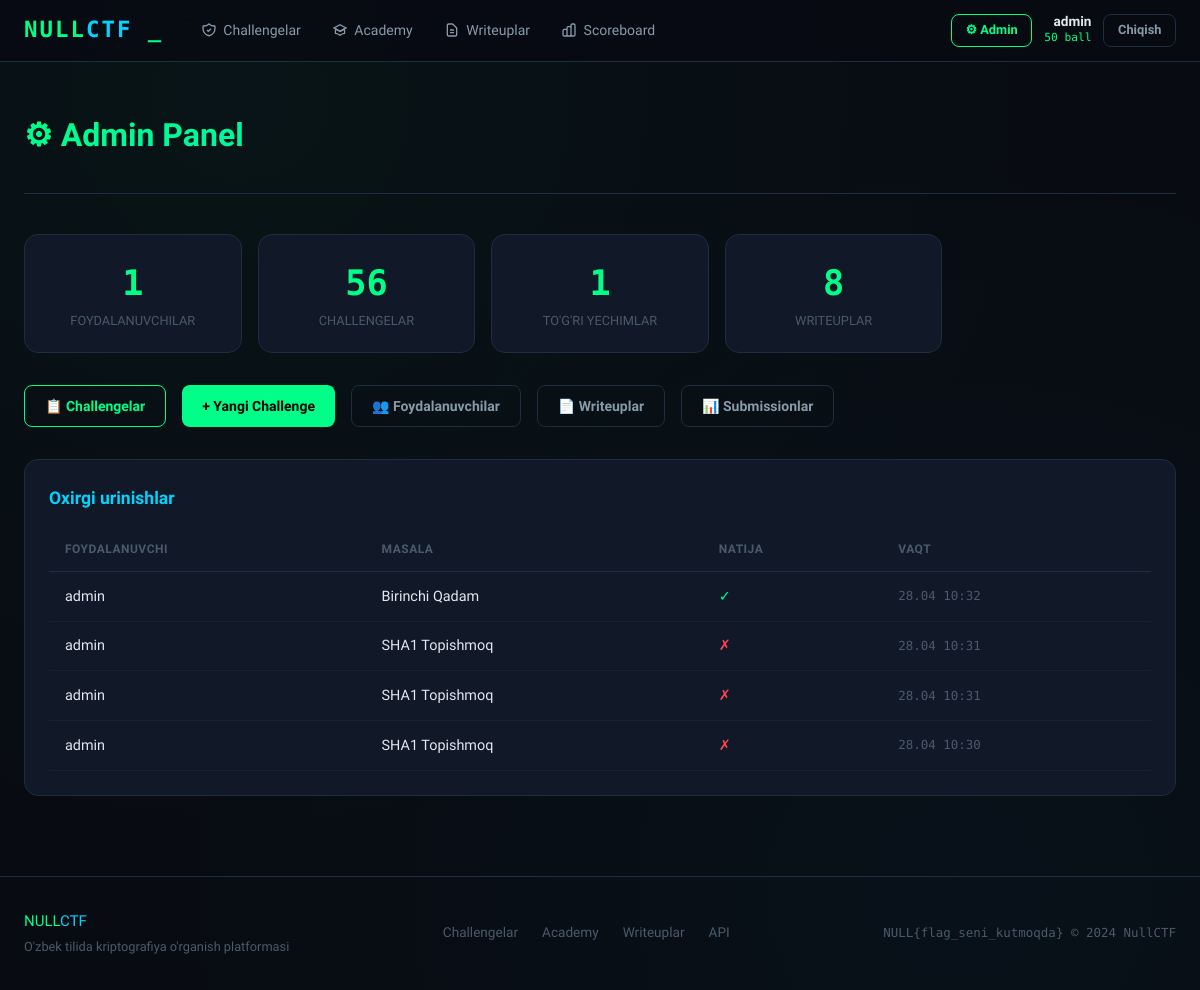
Page /admin/ (signed in) on the earlier database version.
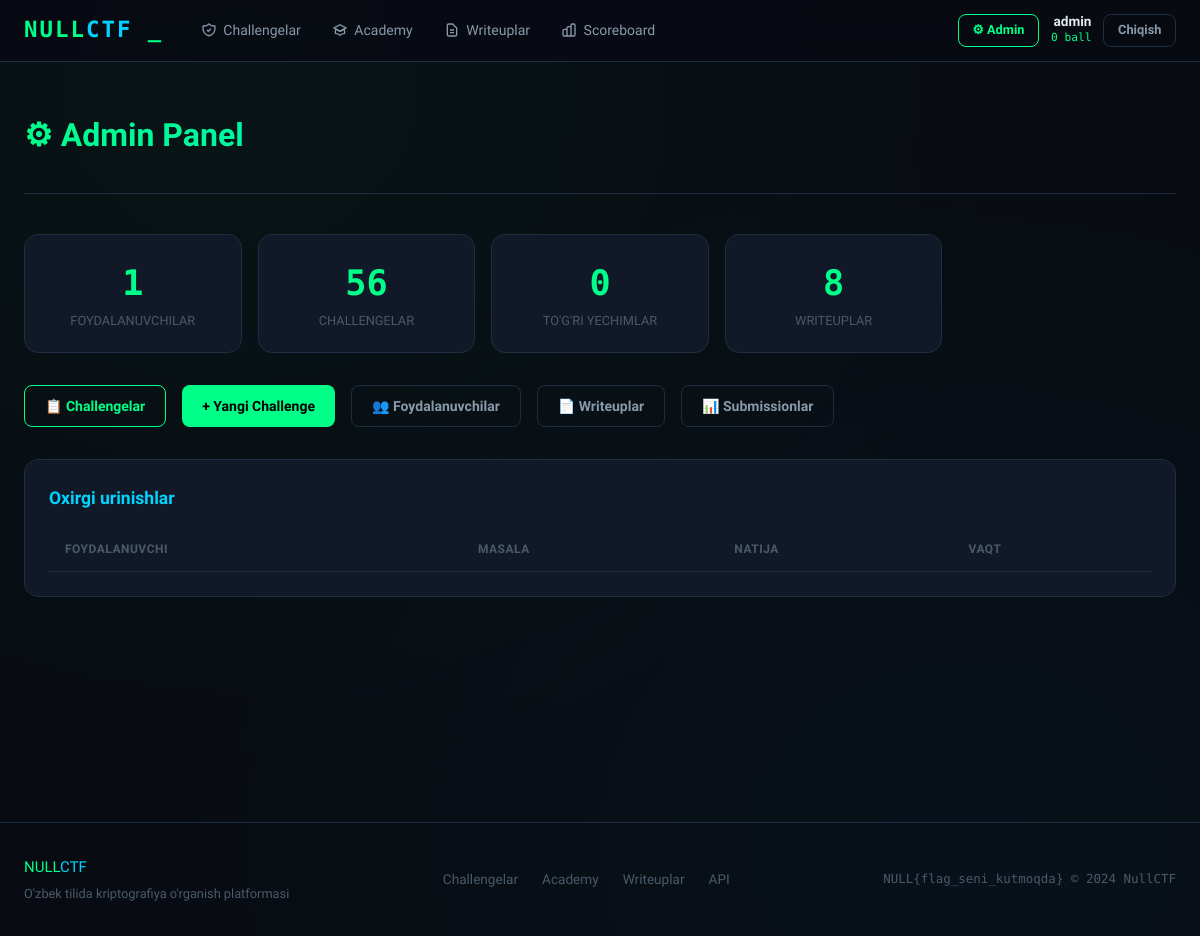
Same page on the later database version.
### backend/models/database.py (models this page shows, shortened)
class User(UserMixin, db.Model):
    __tablename__ = 'users'
    id            = db.Column(db.Integer, primary_key=True)
    username      = db.Column(db.String(50), unique=True, nullable=False)
    email         = db.Column(db.String(120), unique=True, nullable=False)
    password_hash = db.Column(db.String(256), nullable=False)
    score         = db.Column(db.Integer, default=0)
    is_admin      = db.Column(db.Boolean, default=False)
    created_at    = db.Column(db.DateTime, default=datetime.utcnow)
    submissions = db.relationship('Submission', backref='user', lazy='dynamic')

class Submission(db.Model):
    __tablename__ = 'submissions'
    id           = db.Column(db.Integer, primary_key=True)
    user_id      = db.Column(db.Integer, db.ForeignKey('users.id'), nullable=False)
    challenge_id = db.Column(db.Integer, db.ForeignKey('challenges.id'), nullable=False)
    flag_attempt = db.Column(db.String(300), nullable=False)
    correct      = db.Column(db.Boolean, default=False)
    submitted_at = db.Column(db.DateTime, default=datetime.utcnow)

class Challenge(db.Model):
    __tablename__ = 'challenges'
    id          = db.Column(db.Integer, primary_key=True)
    title       = db.Column(db.String(200), nullable=False)
    description = db.Column(db.Text, nullable=False)
    category    = db.Column(db.String(50), nullable=False)   # RSA, XOR, AES, ...
    difficulty  = db.Column(db.String(20), nullable=False)   # oson, o'rta, qiyin
    points      = db.Column(db.Integer, default=100)
    flag        = db.Column(db.String(300), nullable=False)  # NULL{...}
    hint        = db.Column(db.Text)
    attachment  = db.Column(db.String(300))                  # fayl yo'li (ixtiyoriy)
    is_active   = db.Column(db.Boolean, default=True)
    created_at  = db.Column(db.DateTime, default=datetime.utcnow)
    submissions = db.relationship('Submission', backref='challenge', lazy='dynamic')
    writeups    = db.relationship('Writeup', backref='challenge', lazy='dynamic')

### backend/routes/admin.py (the view)
@admin_bp.route('/')
@admin_required
def dashboard():
    stats = {
        'users': User.query.count(),
        'challenges': Challenge.query.count(),
        'submissions': Submission.query.count(),
        'correct': Submission.query.filter_by(correct=True).count(),
        'writeups': Writeup.query.count(),
    }
    recent_subs = (Submission.query
                   .order_by(Submission.submitted_at.desc())
                   .limit(20).all())
    return render_template('admin/dashboard.html', stats=stats, recent_subs=recent_subs)

### backend/routes/admin.py (called while the page is built)
def admin_required(f):
    @wraps(f)
    @login_required
    def decorated(*args, **kwargs):
        if not current_user.is_admin:
            flash('Ruxsat yo\'q.', 'danger')
            return redirect(url_for('challenges.index'))
        return f(*args, **kwargs)
    return decorated

### frontend/templates/admin/dashboard.html (shortened to what this page needs)
{% extends 'base.html' %}
{% block content %}
<div class="container">
  <div class="page-header">
    <h1 class="page-title">⚙ Admin Panel</h1>
  </div>
  <div class="admin-grid">
    <div class="stat-card">
      <div class="s-num">{{ stats.users }}</div>
      <div class="s-label">Foydalanuvchilar</div>
    </div>
    <div class="stat-card">
      <div class="s-num">{{ stats.challenges }}</div>
      <div class="s-label">Challengelar</div>
    </div>
    <div class="stat-card">
      <div class="s-num">{{ stats.correct }}</div>
      <div class="s-label">To'g'ri yechimlar</div>
    </div>
    <div class="stat-card">
      <div class="s-num">{{ stats.writeups }}</div>
      <div class="s-label">Writeuplar</div>
    </div>
  </div>
  <div style="display:flex; gap:1rem; flex-wrap:wrap; margin-bottom:2rem;">
    <a href="{{ url_for('admin.challenges') }}" class="btn btn-outline">📋 Challengelar</a>
    <a href="{{ url_for('admin.new_challenge') }}" class="btn btn-primary">+ Yangi Challenge</a>
    <a href="{{ url_for('admin.users') }}" class="btn btn-ghost">👥 Foydalanuvchilar</a>
    <a href="{{ url_for('admin.writeups') }}" class="btn btn-ghost">📄 Writeuplar</a>
    <a href="{{ url_for('admin.submissions') }}" class="btn btn-ghost">📊 Submissionlar</a>
  </div>
  <div class="card">
    <h3 style="color:var(--cyan); margin-bottom:1rem;">Oxirgi urinishlar</h3>
    <div class="table-wrap">
      <table class="table">
        <thead>
          <tr><th>Foydalanuvchi</th><th>Masala</th><th>Natija</th><th>Vaqt</th></tr>
        </thead>
        <tbody>
          {% for sub in recent_subs %}
          <tr>
            <td>{{ sub.user.username }}</td>
            <td>{{ sub.challenge.title }}</td>
            <td>{% if sub.correct %}<span style="color:var(--green);">✓</span>{% else %}<span style="color:var(--red);">✗</span>{% endif %}</td>
            <td style="font-family:var(--mono); font-size:.78rem; color:var(--text-muted);">
              {{ sub.submitted_at.strftime('%d.%m %H:%M') }}
            </td>
          </tr>
          {% endfor %}
        </tbody>
      </table>
    </div>
  </div>
</div>
{% endblock %}

### frontend/templates/base.html (shortened to what this page needs)
<!DOCTYPE html>
<html lang="uz">
<head>
  <link rel="stylesheet" href="{{ url_for('static', filename='css/main.css') }}">
</head>
<body>
<nav class="navbar">
  <div class="nav-inner">
    <a href="{{ url_for('challenges.index') }}" class="nav-brand">
      <span class="brand-null">NULL</span><span class="brand-ctf">CTF</span>
      <span class="brand-cursor">_</span>
    </a>
    <div class="nav-links">
      <a href="{{ url_for('challenges.challenges_list') }}" class="nav-link {% if request.endpoint and 'challenge' in request.endpoint %}active{% endif %}">
        <svg viewBox="0 0 24 24" fill="none" stroke="currentColor" stroke-width="2"><path d="M9 12l2 2 4-4m5.618-4.016A11.955 11.955 0 0112 2.944a11.955 11.955 0 01-8.618 3.04A12.02 12.02 0 003 9c0 5.591 3.824 10.29 9 11.622 5.176-1.332 9-6.03 9-11.622 0-1.042-.133-2.052-.382-3.016z"/></svg>
        Challengelar
      </a>
      <a href="{{ url_for('academy.index') }}" class="nav-link {% if request.endpoint and 'academy' in request.endpoint %}active{% endif %}">
        <svg viewBox="0 0 24 24" fill="none" stroke="currentColor" stroke-width="2"><path d="M12 14l9-5-9-5-9 5 9 5z"/><path d="M12 14l6.16-3.422a12.083 12.083 0 01.665 6.479A11.952 11.952 0 0012 20.055a11.952 11.952 0 00-6.824-2.998 12.078 12.078 0 01.665-6.479L12 14z"/></svg>
        Academy
      </a>
      <a href="{{ url_for('writeups.index') }}" class="nav-link {% if request.endpoint and 'writeup' in request.endpoint %}active{% endif %}">
        <svg viewBox="0 0 24 24" fill="none" stroke="currentColor" stroke-width="2"><path d="M9 12h6m-6 4h6m2 5H7a2 2 0 01-2-2V5a2 2 0 012-2h5.586a1 1 0 01.707.293l5.414 5.414a1 1 0 01.293.707V19a2 2 0 01-2 2z"/></svg>
        Writeuplar
      </a>
      <a href="{{ url_for('challenges.scoreboard') }}" class="nav-link {% if request.endpoint == 'challenges.scoreboard' %}active{% endif %}">
        <svg viewBox="0 0 24 24" fill="none" stroke="currentColor" stroke-width="2"><path d="M9 19v-6a2 2 0 00-2-2H5a2 2 0 00-2 2v6a2 2 0 002 2h2a2 2 0 002-2zm0 0V9a2 2 0 012-2h2a2 2 0 012 2v10m-6 0a2 2 0 002 2h2a2 2 0 002-2m0 0V5a2 2 0 012-2h2a2 2 0 012 2v14a2 2 0 01-2 2h-2a2 2 0 01-2-2z"/></svg>
        Scoreboard
      </a>
    </div>
    <div class="nav-auth">
      {% if current_user.is_authenticated %}
        {% if current_user.is_admin %}
        <a href="{{ url_for('admin.dashboard') }}" class="btn btn-sm btn-outline">⚙ Admin</a>
        {% endif %}
        <a href="{{ url_for('auth.profile') }}" class="user-badge">
          <span class="user-name">{{ current_user.username }}</span>
          <span class="user-score">{{ current_user.score }} ball</span>
        </a>
        <a href="{{ url_for('auth.logout') }}" class="btn btn-sm btn-ghost">Chiqish</a>
      {% else %}
        <a href="{{ url_for('auth.login') }}" class="btn btn-sm btn-ghost">Kirish</a>
        <a href="{{ url_for('auth.register') }}" class="btn btn-sm btn-primary">Ro'yxat</a>
      {% endif %}
    </div>
  </div>
</nav>
<main class="main-content">
  {% block content %}{% endblock %}
</main>
<footer class="footer">
  <div class="footer-inner">
    <div class="footer-brand">
      <span class="brand-null">NULL</span><span class="brand-ctf">CTF</span>
      <p>O'zbek tilida kriptografiya o'rganish platformasi</p>
    </div>
    <div class="footer-links">
      <a href="{{ url_for('challenges.challenges_list') }}">Challengelar</a>
      <a href="{{ url_for('academy.index') }}">Academy</a>
      <a href="{{ url_for('writeups.index') }}">Writeuplar</a>
      <a href="{{ url_for('api.get_stats') }}">API</a>
    </div>
    <div class="footer-copy">
      <p>NULL{flag_seni_kutmoqda} &copy; 2024 NullCTF</p>
    </div>
  </div>
</footer>
</body>
</html>

Differences in the rows shown:
removed Submission: user.username "admin", challenge "Birinchi Qadam", submitted_at "28.04 10:32"
removed Submission: user.username "admin", challenge "SHA1 Topishmoq", submitted_at "28.04 10:31"
removed Submission: user.username "admin", challenge "SHA1 Topishmoq", submitted_at "28.04 10:31"
removed Submission: user.username "admin", challenge "SHA1 Topishmoq", submitted_at "28.04 10:30"
changed User "admin": score "50" → "0"
Other differences:
{{ stats.correct }}: "1" → "0"
